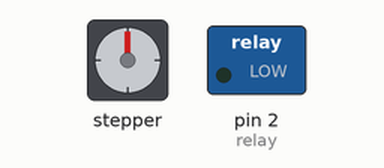
The sketch below on a simulated Arduino Uno, built with avr-gcc and run on an emulated ATmega328P. On the bench: stepper motor, switched loads named in the sketch (green lamp = pin HIGH). No radio packets arrive unless stated; stepper angles assume 4096 steps per turn; what the sketch prints to the serial monitor is not drawn.

Above: at 4.7 s.
Timing chart, 0 to 11.3 s (numbered marks = the images above):
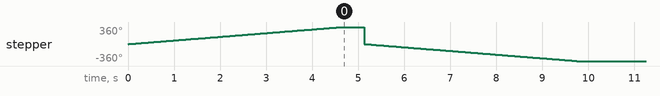

The sketch:

nanoSlaveNRFM.ino
```cpp
#include <AccelStepper.h>
#include <SPI.h>
#include <nRF24L01.h>
#include <RF24_config.h>
#include <RF24.h>
#include <RF24Network.h>

RF24 radio(7,8);
RF24Network network(radio);

#define motorPin1  3      // IN1 pada ULN2003 driver
#define motorPin2  4      // IN2 pada ULN2003 driver
#define motorPin3  5     // IN3 pada ULN2003 driver
#define motorPin4  6     // IN4 pada ULN2003 driver
#define relay 2


#define MotorInterfaceType 8

const uint16_t node1 = 01;
struct dataku{
  int gelapTerang;
  bool gorden;
  bool jawab;
};
typedef struct dataku Dataku;
Dataku kiriman;
int perintah;

AccelStepper stepper = AccelStepper(MotorInterfaceType, motorPin1, motorPin3, motorPin2, motorPin4);
int x;
void setup() {
  // put your setup code here, to run once:
  Serial.begin(9600);
  pinMode(relay, OUTPUT);
  digitalWrite(relay, LOW);
  radio.begin();
  network.begin(90, node1);
  radio.setPALevel(RF24_PA_LOW);
  radio.setDataRate(RF24_250KBPS);

  stepper.setMaxSpeed(1000);
  Serial.println("slave");
  stepper.setCurrentPosition(0);
  while (stepper.currentPosition() != 4096) {
    stepper.setSpeed(1000);
    stepper.runSpeed();
  }
  delay(500);
  stepper.setCurrentPosition(0);
  while (stepper.currentPosition() != -4096) {
    stepper.setSpeed(-1000);
    stepper.runSpeed();
  }
  delay(500);
}

void loop() {
  // put your main code here, to run repeatedly:
  network.update();
  while(network.available()){
    RF24NetworkHeader header;
    network.read(header,&kiriman,sizeof(kiriman));
    if(kiriman.gelapTerang==1){
        digitalWrite(relay, LOW);
        putarKiri();
    }
    else if(kiriman.gelapTerang==2){
        digitalWrite(relay, HIGH);
        putarKanan();
    }else if(kiriman.gelapTerang==3){
        putarKanan();
    }else if(kiriman.gelapTerang==4){
        putarKiri();
    }else if(kiriman.gelapTerang==11){
        digitalWrite(relay, LOW);
    }else if(kiriman.gelapTerang==21){
        digitalWrite(relay, HIGH);
    }
   delay(500);
  }
}


void putarKanan(){
  stepper.setCurrentPosition(0);
  while (stepper.currentPosition() != 8192) {
    stepper.setSpeed(1000);
    stepper.runSpeed();
  }
}

void putarKiri(){
  stepper.setCurrentPosition(0);
  while (stepper.currentPosition() != -8192) {
    stepper.setSpeed(-1000);
    stepper.runSpeed();
  }
}
```
